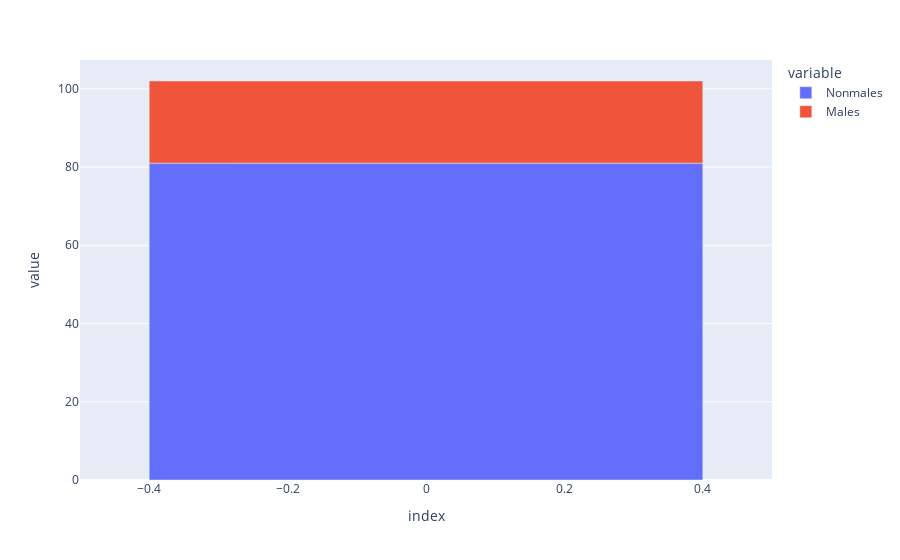

The cell this chart's notebook holds for it:
### Code cell
gender_dict = {'Nonmales':[81], 'Males':[21]}
df = pd.DataFrame(gender_dict)
gender_label = list(gender_dict.keys())
gender_num = list(gender_dict.values())

fig = px.bar(df)
fig.show()

### Figure 1 — Plotly figure (JSON) as saved in the notebook; plotly's stock layout.template omitted (floating-point values rounded to 4 significant figures)
{"data": [{"alignmentgroup": "True", "hovertemplate": "variable=Nonmales<br>index=%{x}<br>value=%{y}<extra></extra>", "legendgroup": "Nonmales", "marker": {"color": "#636efa", "pattern": {"shape": ""}}, "name": "Nonmales", "offsetgroup": "Nonmales", "orientation": "v", "showlegend": true, "textposition": "auto", "type": "bar", "x": [0], "xaxis": "x", "y": [81], "yaxis": "y"}, {"alignmentgroup": "True", "hovertemplate": "variable=Males<br>index=%{x}<br>value=%{y}<extra></extra>", "legendgroup": "Males", "marker": {"color": "#EF553B", "pattern": {"shape": ""}}, "name": "Males", "offsetgroup": "Males", "orientation": "v", "showlegend": true, "textposition": "auto", "type": "bar", "x": [0], "xaxis": "x", "y": [21], "yaxis": "y"}], "layout": {"barmode": "relative", "legend": {"title": {"text": "variable"}, "tracegroupgap": 0}, "margin": {"t": 60}, "xaxis": {"anchor": "y", "domain": [0, 1], "title": {"text": "index"}}, "yaxis": {"anchor": "x", "domain": [0, 1], "title": {"text": "value"}}}}
